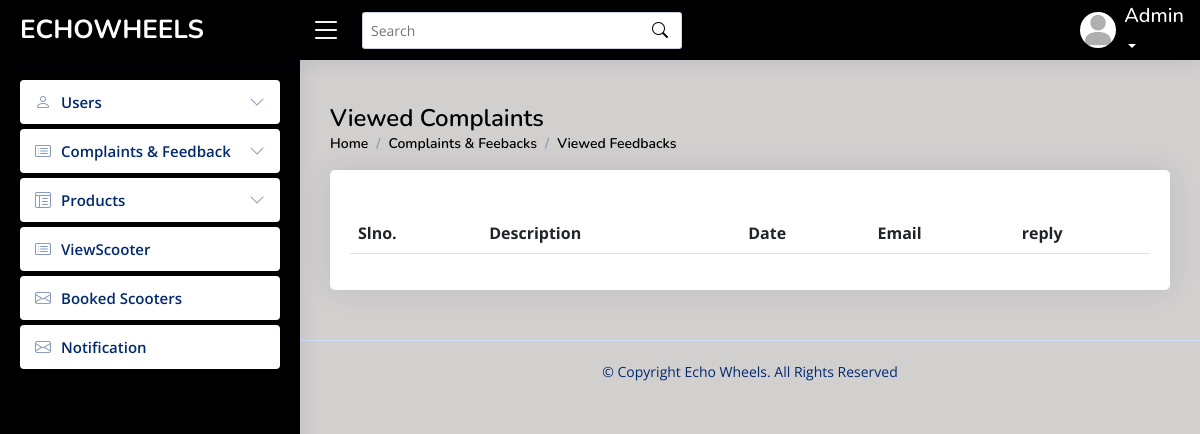
/admin/viewedfeedbacks.php, run on an earlier commit of the app's database.
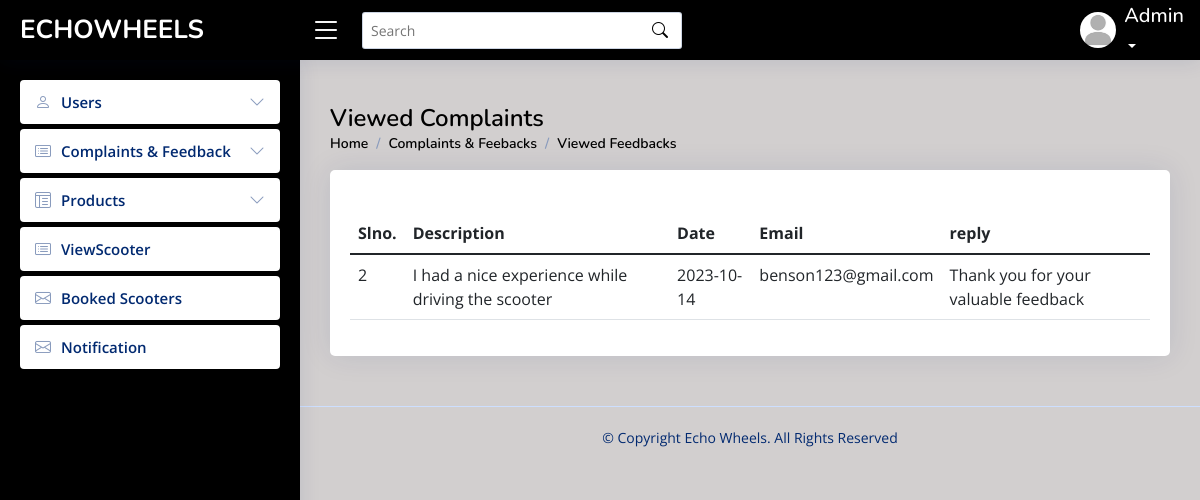
And on a later commit of the database.
### tables this page shows
CREATE TABLE `feedback` (
  `feedback_id` int(50) NOT NULL,
  `email_id` varchar(50) NOT NULL,
  `description` varchar(50) NOT NULL,
  `date` date NOT NULL,
  `reply` varchar(70) NOT NULL,
  `message` varchar(50) NOT NULL
);

### connect.php (called while the page is built, shortened)
<?php
$dbname="echowheels";
$conn=mysqli_connect("localhost","root","",$dbname);
function select_data($sql)
{
  global $conn;
  $res = mysqli_query($conn, $sql);
  if ($res)
    return $res;
  else
    return False;
}
?>

### admin/viewedfeedbacks.php (the view, shortened to what this page needs)
<?php
include("header.php");
?>
  <main id="main" class="main">
    <div class="pagetitle">
      <h1>Viewed Complaints</h1>
      <nav>
        <ol class="breadcrumb">
          <li class="breadcrumb-item"><a href="activeuser.php">Home</a></li>
          <li class="breadcrumb-item active">Complaints & Feebacks</li>
          <li class="breadcrumb-item active">Viewed Feedbacks</li>
        </ol>
      </nav>
    </div>
    <div class="card">
          <div class="card-body">
            <h5 class="card-title">
            </h5>
    <section class="section dashboard">
      <div class="row">
      <section class="section">
      <div class="row">
        <div class="col-lg-12">
              <table class="table datatable">
                <thead>
                  <tr>
                    <th scope="col">Slno.</th>
                    <th scope="col">Description</th>
                    <th scope="col">Date</th>
                    <th scope="col">Email</th>
                    <th scope="col">reply</th>
                  </tr>
                </thead>
                <tbody>
                <?php
               $sql = "SELECT * FROM feedback where  reply='1' ";
                $data=select_data($sql);
                while ($row = mysqli_fetch_assoc($data)) {
                  ?>
                  <tr>
                  <td><?php echo  $row['feedback_id'] ?></td>
                 <td> <?php echo $row['description'] ?></td>
                 <td><?php echo $row['date']?></td>
                 <td> <?php echo $row['email_id']  ?></td>
                 <td> <?php echo $row['message']  ?></td>
                  <?php
                  }
                  ?>
                </tbody>
              </table>
            </div>
          </div>
        </div>
      </div>
  </main>

What changed in the data, as far as the page shows it:
added feedback: feedback_id "2", description "I had a nice experience while driving the scooter", date "2023-10-14", email "benson123@gmail.com", message "Thank you for your valuable feedback"
